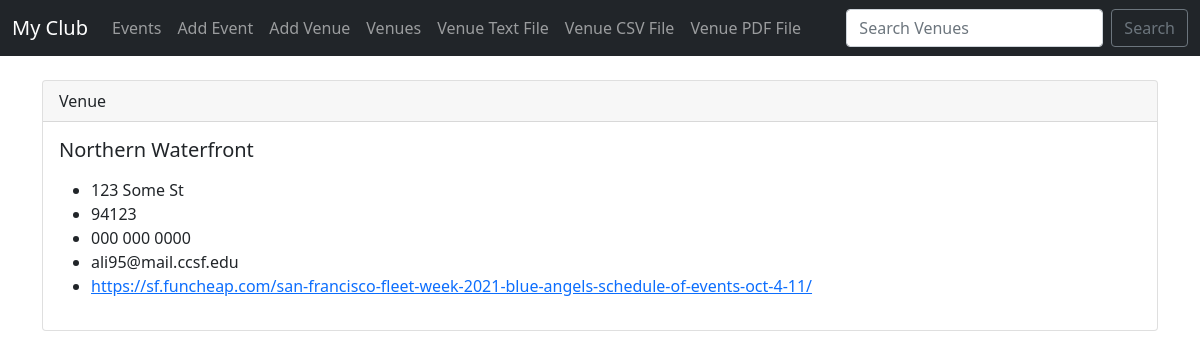
Before: /show_venue/1 with the older database file.
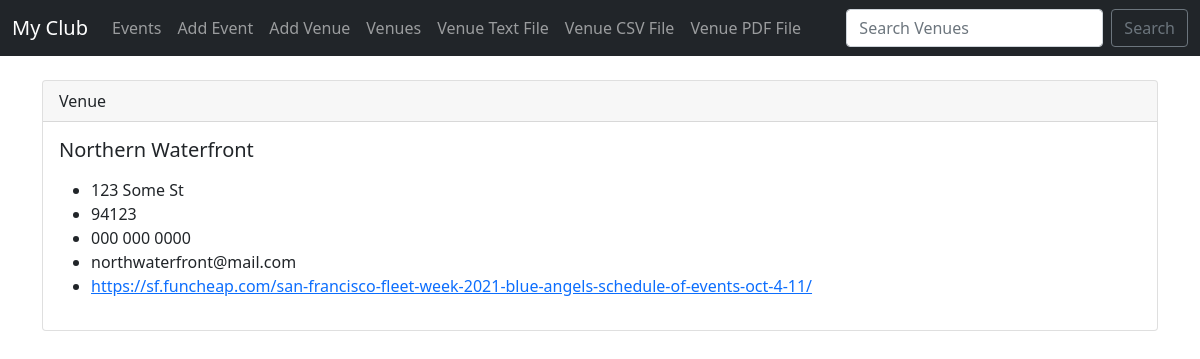
After: the same page with the newer database file.
### events/models.py (models this page shows)
class Venue(models.Model):
    name = models.CharField('Venue Name', max_length=120)
    address = models.CharField(max_length=300)
    zip_code = models.CharField('Zip Code', max_length=15)
    phone = models.CharField('Contact Phone', max_length=25, blank=True)
    web = models.URLField('Website Address', blank=True)
    email_address = models.EmailField('Email Address', blank=True)
    def __str__(self):
        return self.name

### events/views.py (the view)
# urls.py: path('show_venue/<venue_id>', views.show_venue, name="show-venue"),
def show_venue(request, venue_id):
    venue = Venue.objects.get(pk=venue_id)
    return render(request,
        'events/show_venue.html', {
        "venue": venue})

### events/templates/events/show_venue.html
{% extends 'events/base.html' %}
{% block content %}
    <div class="card">
      <div class="card-header">
        Venue
      </div>
      <div class="card-body">
        <h5 class="card-title">{{ venue }}</h5>
        <p class="card-text">
          <ul>
            <li>{{ venue.address }}</li>
            <li>{{ venue.zip_code }}</li>
            <li>{{ venue.phone }}</li>
            <li>{{ venue.email_address }}</li>
            <li><a href="{{ venue.web }}">{{ venue.web }}</a></li>
          </ul>
        </p>
      </div>
    </div>
{% endblock %}

Changed rows visible on the page:
changed Venue "Northern Waterfront": email_address "ali95@mail.ccsf.edu" → "northwaterfront@mail.com"
